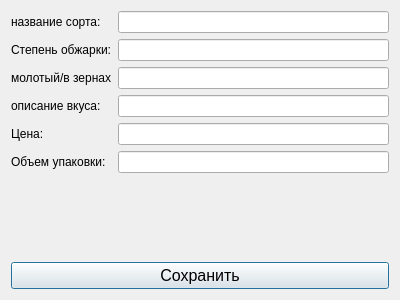
<?xml version="1.0" encoding="UTF-8"?>
<ui version="4.0">
 <class>CoffeeEditDialog</class>
 <widget class="QDialog" name="CoffeeEditDialog">
  <property name="geometry">
   <rect>
    <x>0</x>
    <y>0</y>
    <width>400</width>
    <height>300</height>
   </rect>
  </property>
  <property name="windowTitle">
   <string>Редактировать запись о кофе</string>
  </property>
  <layout class="QVBoxLayout" name="verticalLayout">
   <item>
    <layout class="QFormLayout" name="formLayout">
     <item row="0" column="0">
      <widget class="QLabel" name="label">
       <property name="text">
        <string>название сорта:</string>
       </property>
      </widget>
     </item>
     <item row="0" column="1">
      <widget class="QLineEdit" name="lineEditSort"/>
     </item>
     <item row="1" column="0">
      <widget class="QLabel" name="label_2">
       <property name="text">
        <string>Степень обжарки:</string>
       </property>
      </widget>
     </item>
     <item row="1" column="1">
      <widget class="QLineEdit" name="lineEditDegree"/>
     </item>
     <item row="2" column="0">
      <widget class="QLabel" name="label_3">
       <property name="text">
        <string>молотый/в зернах</string>
       </property>
      </widget>
     </item>
     <item row="2" column="1">
      <widget class="QLineEdit" name="lineEditState"/>
     </item>
     <item row="3" column="0">
      <widget class="QLabel" name="label_4">
       <property name="text">
        <string>описание вкуса:</string>
       </property>
      </widget>
     </item>
     <item row="3" column="1">
      <widget class="QLineEdit" name="lineEditTaste"/>
     </item>
     <item row="4" column="0">
      <widget class="QLabel" name="label_5">
       <property name="text">
        <string>Цена:</string>
       </property>
      </widget>
     </item>
     <item row="4" column="1">
      <widget class="QLineEdit" name="lineEditPrice"/>
     </item>
     <item row="5" column="0">
      <widget class="QLabel" name="label_6">
       <property name="text">
        <string>Объем упаковки:</string>
       </property>
      </widget>
     </item>
     <item row="5" column="1">
      <widget class="QLineEdit" name="lineEditVolume"/>
     </item>
    </layout>
   </item>
   <item>
    <widget class="QPushButton" name="saveButton">
     <property name="font">
      <font>
       <pointsize>12</pointsize>
      </font>
     </property>
     <property name="text">
      <string>Сохранить</string>
     </property>
    </widget>
   </item>
  </layout>
 </widget>
 <resources/>
 <connections/>
</ui>
